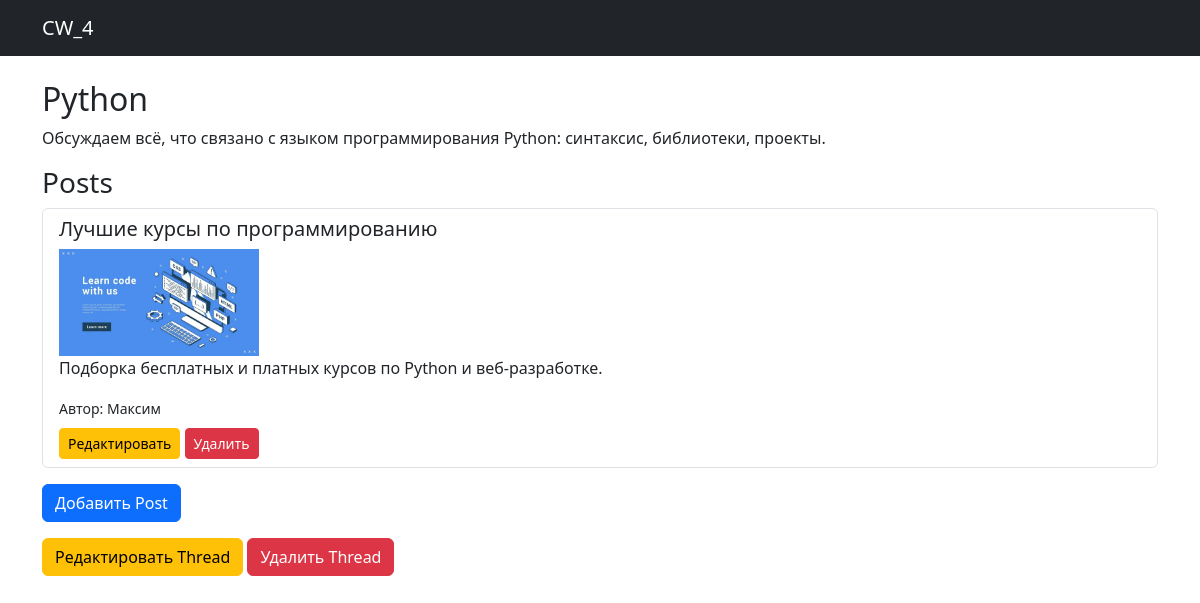
Page /threads/1/ on the committed database.
### post/models.py (models this page shows, shortened)
class Thread(models.Model):
    name = models.CharField(max_length=255)
    description = models.TextField()

class Post(models.Model):
    title = models.CharField(max_length=255)
    picture = models.FileField(upload_to='post_pictures/')
    description = models.TextField()
    author = models.CharField(max_length=255)
    thread = models.ForeignKey(Thread, on_delete=models.CASCADE)

### post/views.py (the view)
# urls.py: path('threads/<int:id>/', views.thread_detail, name='thread_detail'),
def thread_detail(request, id):
    thread = get_object_or_404(Thread, id=id)
    posts = Post.objects.filter(thread=thread)
    if request.method == "POST":
        form = PostForm(request.POST, request.FILES)  # Учтем файлы (картинки)
        if form.is_valid():
            post = form.save(commit=False)
            post.thread = thread  # Привязываем пост к текущему треду
            post.save()
            return redirect('thread_detail', id=thread.id)  # Перезагрузка страницы
    else:
        form = PostForm()  # Обычная форма для GET-запроса
    return render(request, 'post/thread_detail.html', {'thread': thread, 'posts': posts, 'form': form})

### post/templates/post/thread_detail.html (shortened to what this page needs)
{% extends 'base.html' %}
{% block content %}
<h2>{{ thread.name }}</h2>
<p>{{ thread.description }}</p>
<h3>Posts</h3>
<ul class="list-group">
    {% for post in posts %}
        <li class="list-group-item">
            <h5>{{ post.title }}</h5>
            {% if post.picture %}
                <img src="{{ post.picture.url }}" alt="Image" class="img-fluid" style="max-width: 200px;">
            {% endif %}
            <p>{{ post.description }}</p>
            <small>Автор: {{ post.author }}</small>
            <div class="mt-2">
                <a href="{% url 'post_edit' post.id %}" class="btn btn-warning btn-sm">Редактировать</a>
                <a href="{% url 'post_delete' post.id %}" class="btn btn-danger btn-sm">Удалить</a>
            </div>
        </li>
    {% endfor %}
</ul>
<button class="btn btn-primary mt-3" data-bs-toggle="modal" data-bs-target="#addPostModal">Добавить Post</button>
<div class="mt-3">
    <a href="{% url 'thread_edit' thread.id %}" class="btn btn-warning">Редактировать Thread</a>
    <a href="{% url 'thread_delete' thread.id %}" class="btn btn-danger">Удалить Thread</a>
</div>
{% endblock %}

### post/templates/base.html (shortened to what this page needs)
<!DOCTYPE html>
<html lang="en">
<head>
    <link rel="stylesheet" href="https://cdn.jsdelivr.net/npm/bootstrap@5.3.0/dist/css/bootstrap.min.css">
</head>
<body>
    {% include 'header.html' %}
    <div class="container mt-4">
        {% block content %}{% endblock %}
    </div>
</body>
</html>

### post/templates/header.html
<nav class="navbar navbar-expand-lg navbar-dark bg-dark">
    <div class="container">
        <a class="navbar-brand" href="{% url 'threads_list' %}">CW_4</a>
    </div>
</nav>

### rows in the picture
Thread: name "Python", description "Обсуждаем всё, что связано с языком программирования Python: синтаксис, библиотеки, проекты."
Post: title "Лучшие курсы по программированию", picture (picture), description "Подборка бесплатных и платных курсов по Python и веб-разработке.", author "Максим"
